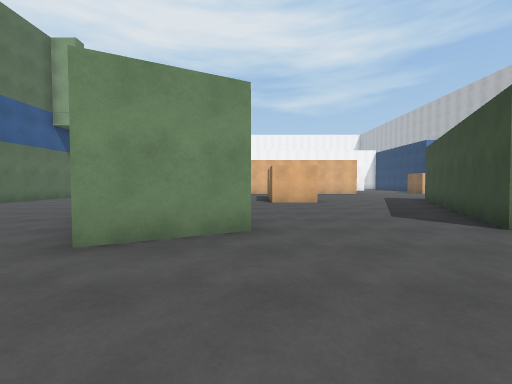
View 1 (above)

24 first-person views from a walk through a Unity game level. The camera is 1.3 m above the floor, tilts 2° down and sees 90° across. The floor is counted in squares, 2 m on a side. Each view is taken from the middle of a square. On the plan, view 1 faces up. The plan holds only what a view shows up to about 9 squares ahead; the rest is blank. The place goes on beyond the plan. Surface patterns are stand-ins for the level's own textures.

View 2
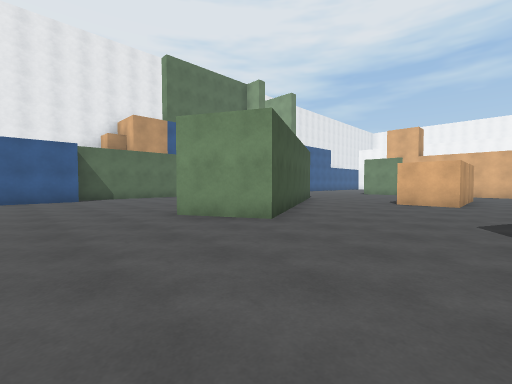

View 3
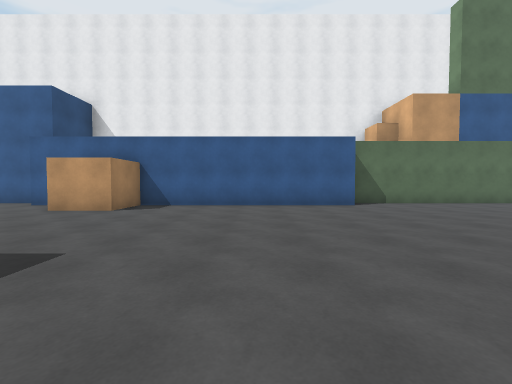

View 4
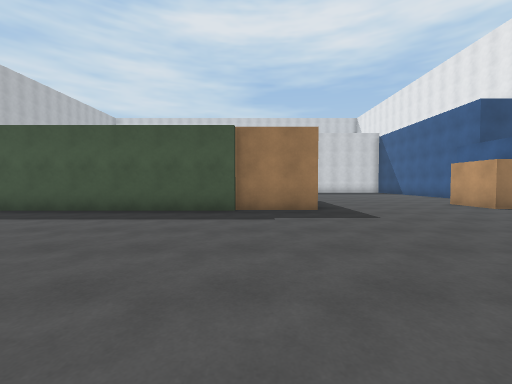

View 5
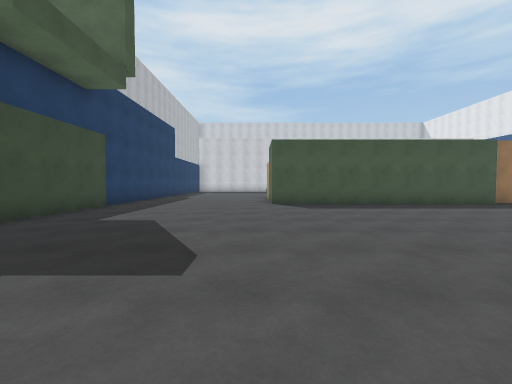

View 6
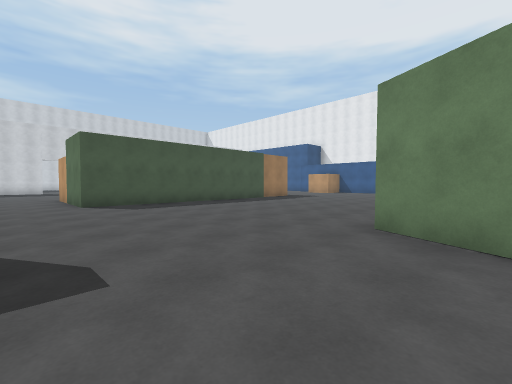

View 7
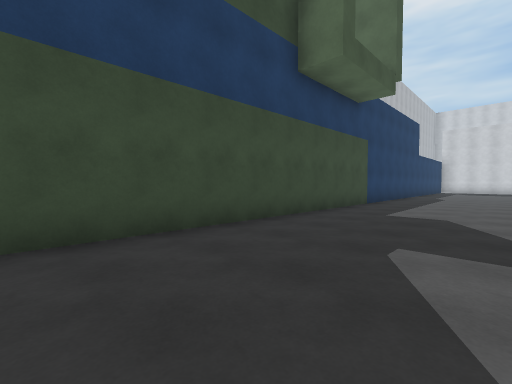

View 8
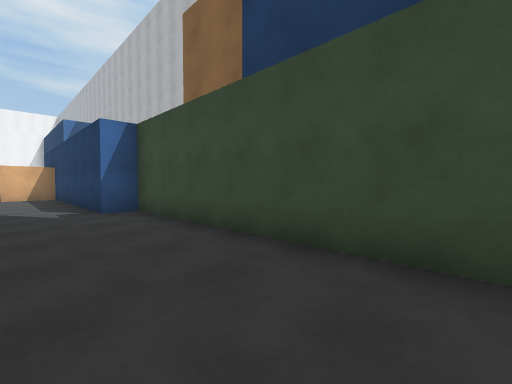

View 9
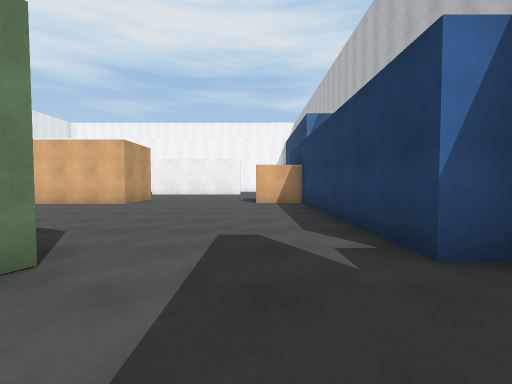

View 10
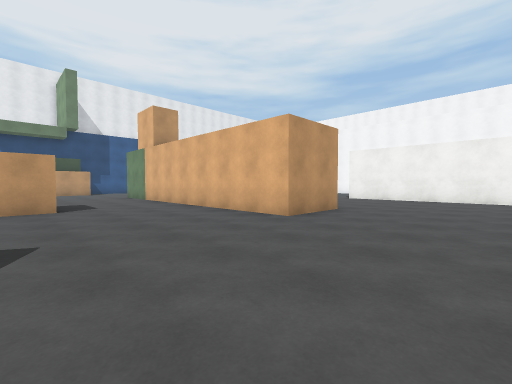

View 11
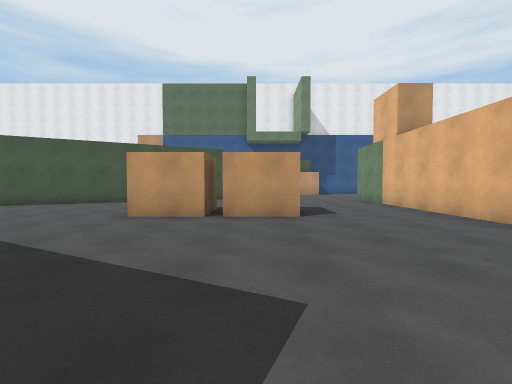

View 12
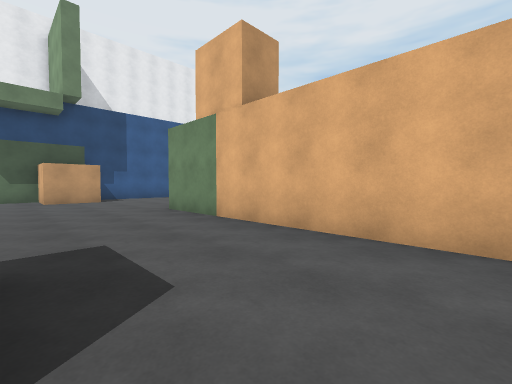

View 13
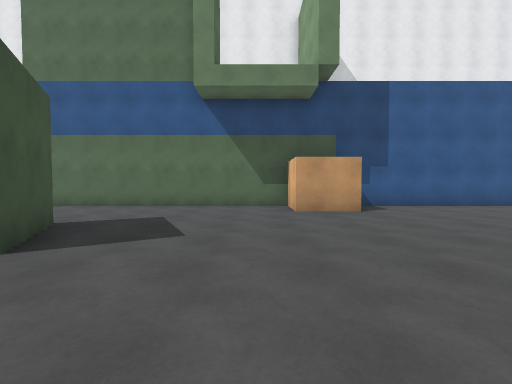

View 14
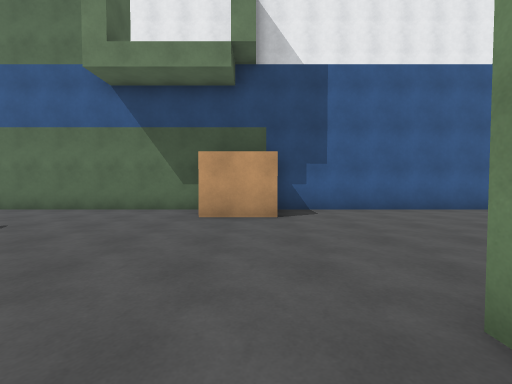

View 15
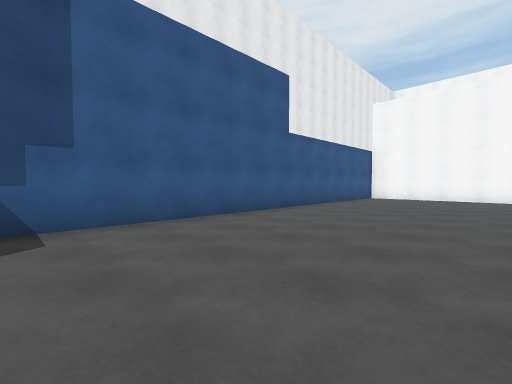

View 16
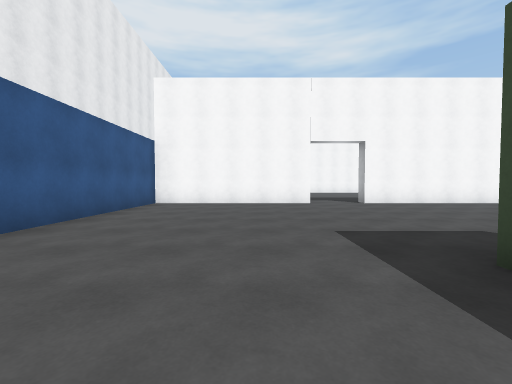

View 17
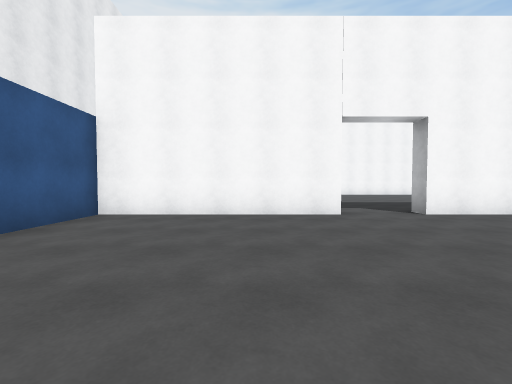

View 18
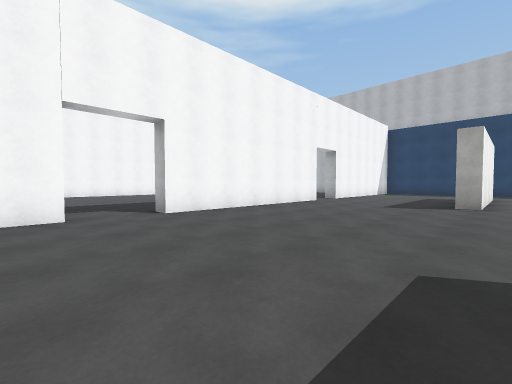

View 19
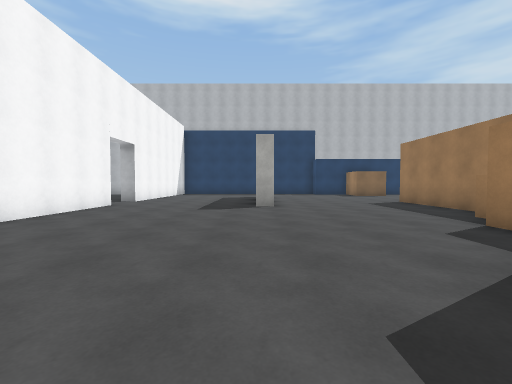

View 20
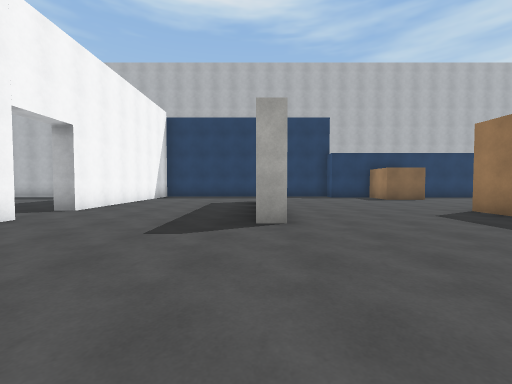

View 21
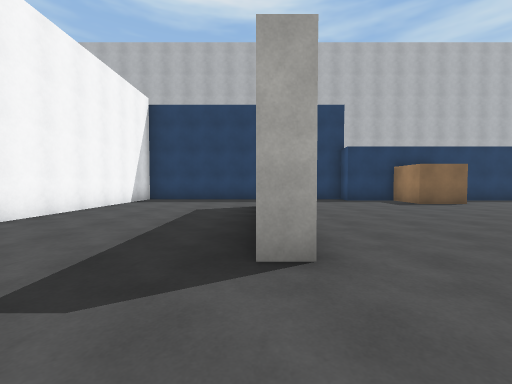

View 22
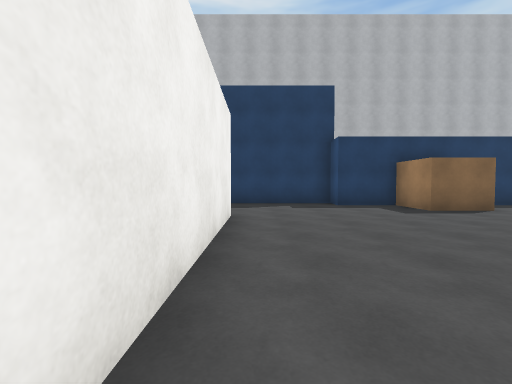

View 23
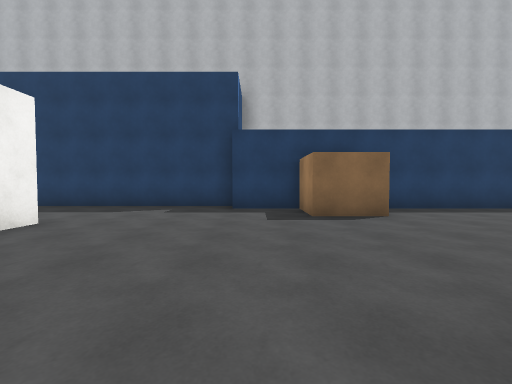

View 24
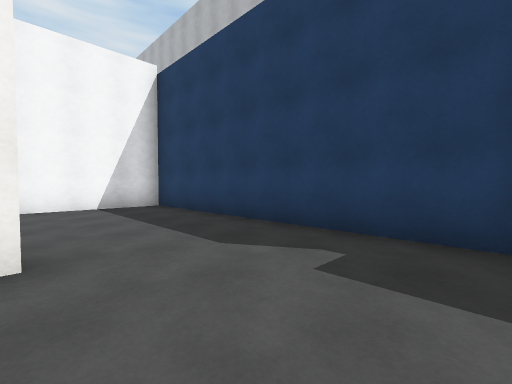

### Floor plan
Points are (right, up) in squares from view 1. A wall is a line through its corners. A room is listed if a view was taken in it or the views show most of it. See-through windows are left out.
Room 1 (views 1, 2, 3, 4, 5, 6, 7, 8, 9, 10, 11, 12, 13, 14, 15, 16, 17, 18, 19, 20, 21, 22, 23, 24)
walls: (-2.2, 7.6) (-0.1, 3.5) (-1.9, 2.5); (3.5, 3.5) (6.1, 9); (2.5, 17) (5.9, 17) (5.9, 15) (-3.1, 15); (6, 4.1) (5.3, 2.6); (-5.1, 8.8) (-3.3, 9.7); (-8.2, 12.6) (-8.2, 2.1); (11.5, 16.9) (11.5, 18.6) (12.3, 18.6) (12.3, 26.2) (6, 26.2) (6, 26.8); (-7.5, 2) (-7.5, -4.5); (9.1, 21.5) (4.1, 21.5) (4.1, 22.1); (0.4, -4) (7.5, -4) (7.5, -6); (-1.5, -4.2) (0.5, -4.2); (4.5, 26.2) (-1.5, 26.2) (-1.5, 26.8); (-3.1, 26.2) (-8.2, 26.2) (-8.2, 14.5); (12.3, -5) (12.3, 9.1) (11.5, 9.1) (11.5, 15.4); (-7.5, -7) (-7.5, -7.5)
ways out: opening at (8, -7)
objects: other object (-8, 13) to (-7, 14); other object (-7, -6) to (-6, -5); other object (-1, 18) to (0, 18); other object (1, 9) to (2, 10); other object (1, 11) to (2, 11); other object (1, 17) to (1, 18); other object (10, 16) to (11, 17)

Where each view was taken, in squares from view 1:
view 1: 0 up, 0 right, facing up
view 2: 0 up, 3 right, facing up-left
view 3: 1 down, 0 right, facing left
view 4: 2 up, 0 right, facing down
view 5: 4 up, 8 right, facing down
view 6: 4 up, 9 right, facing down-left
view 7: 5 up, 9 right, facing down-right
view 8: 3 up, 10 right, facing up-right
view 9: 7 up, 10 right, facing up
view 10: 11 up, 9 right, facing up-left
view 11: 11 up, 7 right, facing left
view 12: 12 up, 3 right, facing up-left
view 13: 12 up, 1 left, facing left
view 14: 14 up, 2 left, facing left
view 15: 15 up, 4 left, facing up-left
view 16: 18 up, 5 left, facing up
view 17: 21 up, 5 left, facing up
view 18: 21 up, 4 left, facing up-right
view 19: 22 up, 3 left, facing right
view 20: 22 up, 0 right, facing right
view 21: 22 up, 2 right, facing right
view 22: 21 up, 4 right, facing right
view 23: 18 up, 5 right, facing right
view 24: 19 up, 9 right, facing up-right
